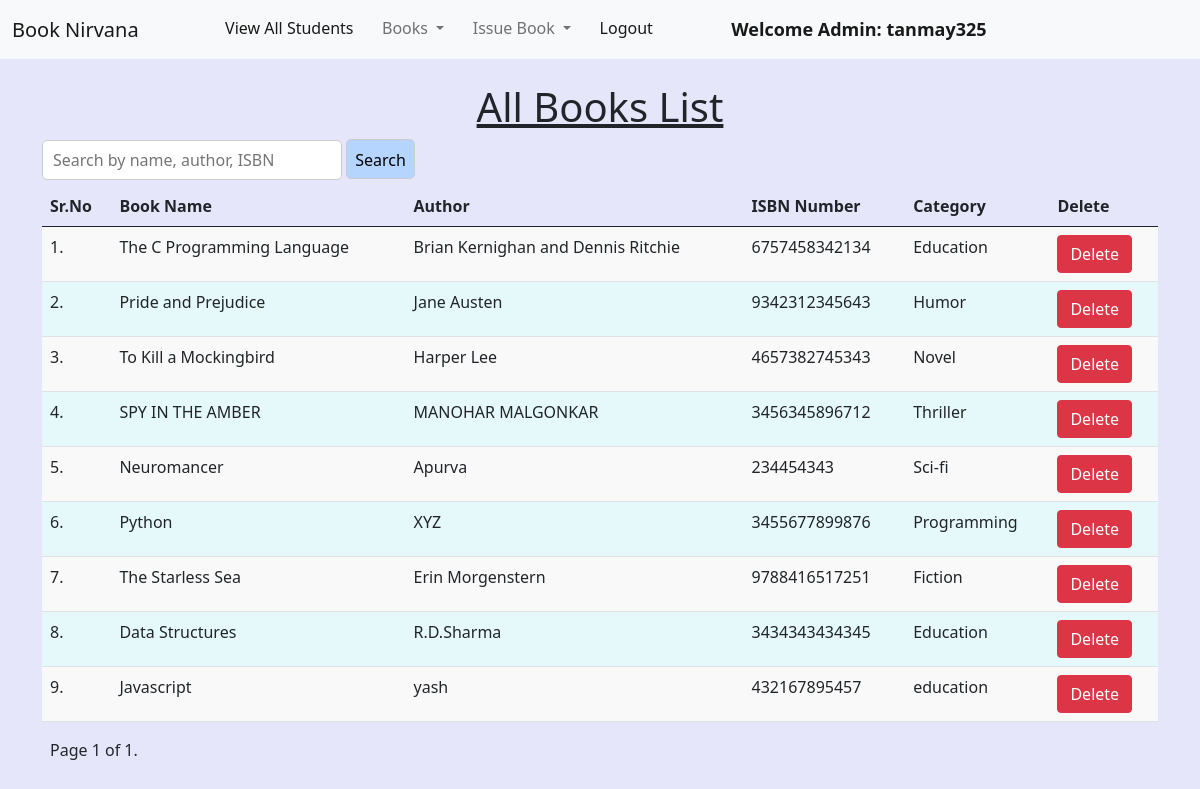
/view_books/ (signed in), run on the app's committed database.
### library/models.py (models this page shows, shortened)
class Book(models.Model):
    name = models.CharField(max_length=200)
    author = models.CharField(max_length=200)
    isbn = models.PositiveIntegerField(unique=True)
    category = models.CharField(max_length=50)
    quantity = models.PositiveIntegerField(default=1)  # Added field to track available copies

### library/views.py (the view)
# urls.py: path("view_books/", views.view_books, name="view_books"),
@login_required(login_url = '/admin_login')
def view_books(request):
    query = request.GET.get('q', '')  # Get the search query from the URL parameters
    books = Book.objects.all()
    if query:
        books = books.filter(
            Q(name__icontains=query) |
            Q(author__icontains=query) |
            Q(isbn__icontains=query)
        )
    paginator = Paginator(books, 10)
    page_number = request.GET.get('page')
    page_obj = paginator.get_page(page_number)
    return render(request, "view_books.html", {'books': page_obj, 'query': query})

### library/templates/view_books.html (shortened to what this page needs)
{% extends 'admin_navbar.html' %}
{% load static %}
{% block body %}
<div class="container mt-4">
    <h1 class="text-center"><u>All Books List</u></h1>
    <form method="GET" action="{% url 'view_books' %}">
        <input type="text" name="q" placeholder="Search by name, author, ISBN" value="{{ query }}"
               style="width: 300px; height: 40px; padding: 10px; font-size: 16px; border: 1px solid #ccc; border-radius: 5px;">
        <button type="submit" class="search-button">Search</button>
    </form>
    <table class="table table-hover">
        <thead>
            <tr>
                <th>Sr.No</th>
                <th>Book Name</th>
                <th>Author</th>
                <th>ISBN Number</th>
                <th>Category</th>
                <th>Delete</th>
            </tr>
        </thead>
        <tbody>
            {% for book in books %}
            <tr>
                <td>{{ forloop.counter }}.</td>
                <td>{{ book.name }}</td>
                <td>{{ book.author }}</td>
                <td>{{ book.isbn }}</td>
                <td>{{ book.category }}</td>
                <td>
                    <a href="/delete_book/{{ book.id }}/" class="btn btn-danger"
                       onclick="return confirm('Are you sure you want to delete this book?')">Delete</a>
                </td>
            </tr>
            {% endfor %}
        </tbody>
    </table>
    <div class="pagination text-center mt-3">
        <span class="step-links">
            <span class="current mx-2">
                Page {{ books.number }} of {{ books.paginator.num_pages }}.
            </span>
        </span>
    </div>
</div>
{% endblock %}

### library/templates/admin_navbar.html (shortened to what this page needs)
<!doctype html>
<html lang="en">
  <head>
    <link href="https://cdn.jsdelivr.net/npm/bootstrap@5.1.0/dist/css/bootstrap.min.css" rel="stylesheet">
    <link rel="stylesheet" href="https://cdn.datatables.net/1.10.25/css/jquery.dataTables.min.css">
    <link rel="stylesheet" href="https://cdn.datatables.net/buttons/1.7.1/css/buttons.dataTables.min.css">
  </head>
  <body>
    <nav class="navbar navbar-expand-lg navbar-light bg-light">
        <div class="container-fluid">
          <a class="navbar-brand" href="#">Book Nirvana</a>
          <div class="collapse navbar-collapse" id="navbarSupportedContent">
            <ul class="navbar-nav me-auto mb-2 mb-lg-0">
              <li class="nav-item">
                <a class="nav-link active" aria-current="page" href="/view_students/">View All Students</a>
              </li>
              <li class="nav-item dropdown">
                <a class="nav-link dropdown-toggle" href="#" id="navbarDropdown" role="button" data-bs-toggle="dropdown" aria-expanded="false">
                  Books
                </a>
              </li>
              <li class="nav-item dropdown">
                <a class="nav-link dropdown-toggle" href="#" id="navbarDropdown" role="button" data-bs-toggle="dropdown" aria-expanded="false">
                  Issue Book
                </a>
              </li>
              <li class="nav-item">
                <a class="nav-link active" aria-current="page" href="/logout/">Logout</a>
              </li>
              <li class="nav-item">
                <a style="font-weight:600; font-family:'Segoe UI', Tahoma, Geneva, Verdana, sans-serif; font-size: large;" class="nav-link active" href="#">Welcome Admin: {{request.user}}</a>
              </li>
            </ul>
          </div>
        </div>
      </nav>
      {% block body %}
      {% endblock %}
  </body>
</html>

### library/templates/view_books.html (style rules this page uses)
body { background-color: lavender; }
table.table-hover tbody tr:nth-child(odd) { background-color: #f9f9f9; }
table.table-hover tbody tr:nth-child(even) { background-color: rgb(230, 249, 250); }
.search-button, .clear-button { text-align: center; color: black; margin-bottom: 7px; background: #b5d5ff; height: 40px; padding: 8px; font-size: 16px; border: 1px solid #ccc; border-radius: 5px; cursor: pointer; }

### data on the page
Book: name "The C Programming Language", author "Brian Kernighan and Dennis Ritchie", isbn "6757458342134", category "Education"
Book: name "Pride and Prejudice", author "Jane Austen", isbn "9342312345643", category "Humor"
Book: name "To Kill a Mockingbird", author "Harper Lee", isbn "4657382745343", category "Novel"
Book: name "SPY IN THE AMBER", author "MANOHAR MALGONKAR", isbn "3456345896712", category "Thriller"
Book: name "Neuromancer", author "Apurva", isbn "234454343", category "Sci-fi"
Book: name "Python", author "XYZ", isbn "3455677899876", category "Programming"
Book: name "The Starless Sea", author "Erin Morgenstern", isbn "9788416517251", category "Fiction"
Book: name "Data Structures", author "R.D.Sharma", isbn "3434343434345", category "Education"
Book: name "Javascript", author "yash", isbn "432167895457", category "education"

### other printed values
{{ request.user }} "tanmay325"
{{ books.number }} "1"
{{ books.paginator.num_pages }} "1"
